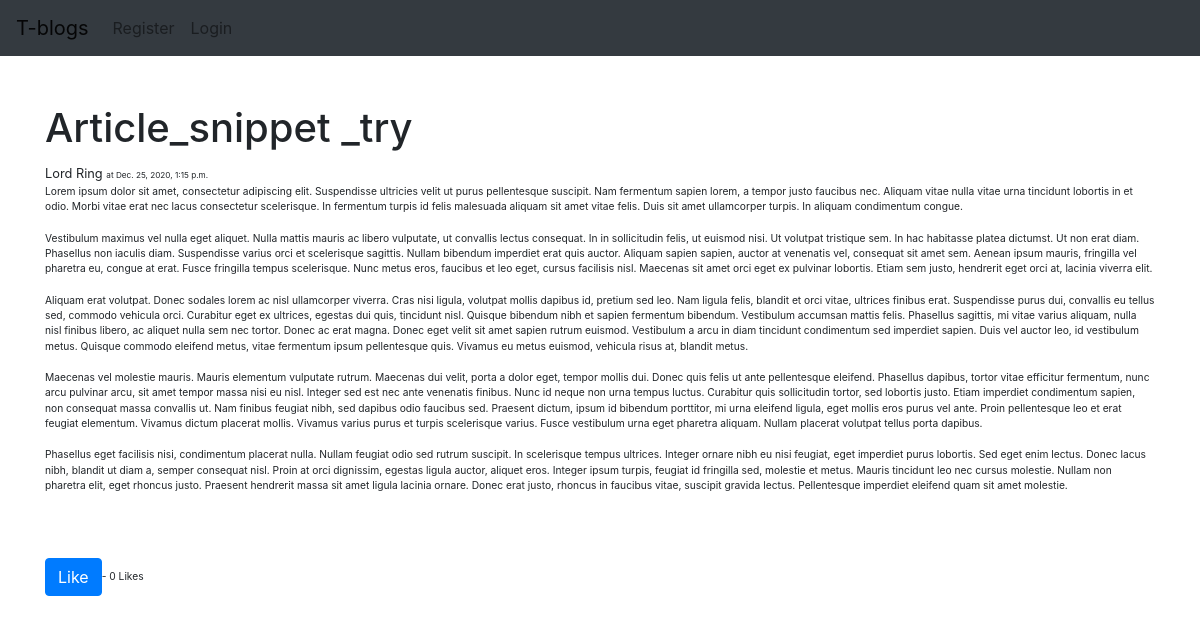
The page /article/20 on the database its author committed.
### myblog/models.py (models this page shows, shortened)
class Blogpost(models.Model):
    title=models.CharField(max_length=100)
    title_tag = models.CharField(max_length=100)
    body=RichTextField(blank=True,null=True)
    author=models.ForeignKey(User,on_delete=models.CASCADE)
    date_posted=models.DateTimeField(auto_now_add=True)
    categories=models.CharField(max_length=100)
    slug = models.SlugField(max_length = 250, null = True, blank = True)
    like=models.ManyToManyField(User,related_name='likes')
    snippet=models.CharField(max_length=300)
    def total_likes(self):
        return self.like.count()

### myblog/views.py (the view)
# urls.py: path('article/<int:pk>', BlogDetail.as_view(), name='article_detail'),
class BlogDetail(DetailView):
    model = Blogpost
    template_name = 'blog_detail.html'
    def get_context_data(self, *args,**kwargs):
        context=super(BlogDetail,self).get_context_data(**kwargs)
        stuff=get_object_or_404(Blogpost,id=self.kwargs['pk'])
        total_likes=stuff.total_likes()
        context['total_likes']=total_likes
        liked=False
        if stuff.like.filter(id=self.request.user.id).exists():
            liked=True
        context['liked']=liked
        return context

### templates/blog_detail.html (shortened to what this page needs)
{% extends 'base.html' %}
{% block content %}
<h1> {{ blogpost.title }}  </h1>
<small> {{blogpost.author.first_name }} {{ blogpost.author.last_name }} <small>
    <small>at {{ blogpost.date_posted }}   </small>
    {{blogpost.body | safe }}
<br>
    <br>
    <form action="{% url 'like_post' blogpost.pk %}" method="post">
        {% if liked %}
             <button type="submit"name="post_id" value="{{ blogpost.id }}" class='btn btn-danger' >Dislike </button>- {{ total_likes }} Likes
            {% else %}
                <button type="submit"name="post_id" value="{{ blogpost.id }}" class='btn btn-primary' >Like </button>- {{ total_likes }} Likes
    {% endif %}
    </form>
{% endblock %}

### rows shown on the page
Blogpost: title "Article_snippet _try", author.first_name "Lord", author.last_name "Ring", date_posted "Dec. 25, 2020, 1:15 p.m.", body "Lorem ipsum dolor sit amet, consectetur adipiscing elit. Suspendisse ultricies velit ut purus pellentesque suscipit. Nam fermentum sapien lorem, a tempor justo faucibus nec. Aliquam vitae nulla vitae urna tincidunt lobortis in et odio. Morbi vitae erat nec lacus consectetur scelerisque. In fermentum turpis id felis malesuada aliquam sit amet vitae felis. Duis sit amet ullamcorper turpis. In aliquam condimentum congue. Vestibulum maximus vel nulla eget aliquet. Nulla mattis mauris ac libero vulputate, ut convallis lectus consequat. In in sollicitudin felis, ut euismod nisi. Ut volutpat tristique sem. In hac habitasse platea dictumst. Ut non erat diam. Phasellus non iaculis diam. Suspendisse…"

### other values the page prints
{{ total_likes }} "0"
